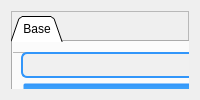
      <widget class="QWidget" name="page_estoque">
       <property name="sizePolicy">
        <sizepolicy hsizetype="Expanding" vsizetype="Expanding">
         <horstretch>0</horstretch>
         <verstretch>0</verstretch>
        </sizepolicy>
       </property>
       <layout class="QHBoxLayout" name="horizontalLayout_7">
        <item>
         <widget class="QFrame" name="frame_page_estoque">
          <property name="sizePolicy">
           <sizepolicy hsizetype="Expanding" vsizetype="Expanding">
            <horstretch>0</horstretch>
            <verstretch>0</verstretch>
           </sizepolicy>
          </property>
          <property name="frameShape">
           <enum>QFrame::StyledPanel</enum>
          </property>
          <property name="frameShadow">
           <enum>QFrame::Raised</enum>
          </property>
          <widget class="QTabWidget" name="tb_base">
           <property name="geometry">
            <rect>
             <x>0</x>
             <y>5</y>
             <width>1321</width>
             <height>911</height>
            </rect>
           </property>
           <property name="sizePolicy">
            <sizepolicy hsizetype="Expanding" vsizetype="Expanding">
             <horstretch>0</horstretch>
             <verstretch>0</verstretch>
            </sizepolicy>
           </property>
           <property name="tabShape">
            <enum>QTabWidget::Triangular</enum>
           </property>
           <property name="currentIndex">
            <number>0</number>
           </property>
           <widget class="QWidget" name="tabela_base">
            <property name="sizePolicy">
             <sizepolicy hsizetype="Expanding" vsizetype="Expanding">
              <horstretch>0</horstretch>
              <verstretch>0</verstretch>
             </sizepolicy>
            </property>
            <attribute name="title">
             <string>Base</string>
            </attribute>
            <widget class="QFrame" name="frame_table_estoque">
             <property name="geometry">
              <rect>
               <x>9</x>
               <y>139</y>
               <width>1471</width>
               <height>311</height>
              </rect>
             </property>
             <property name="frameShape">
              <enum>QFrame::StyledPanel</enum>
             </property>
             <property name="frameShadow">
              <enum>QFrame::Raised</enum>
             </property>
             <widget class="QTableWidget" name="table_base">
              <property name="geometry">
               <rect>
                <x>0</x>
                <y>20</y>
                <width>1301</width>
                <height>291</height>
               </rect>
              </property>
              <column>
               <property name="text">
                <string>Produto</string>
               </property>
              </column>
              <column>
               <property name="text">
                <string>Quantidade</string>
               </property>
              </column>
              <column>
               <property name="text">
                <string>Valor do Produto</string>
               </property>
              </column>
              <column>
               <property name="text">
                <string>Desconto</string>
               </property>
              </column>
              <column>
               <property name="text">
                <string>Data da Compra</string>
               </property>
              </column>
              <column>
               <property name="text">
                <string>Código do Item</string>
               </property>
              </column>
              <column>
               <property name="text">
                <string>Cliente</string>
               </property>
              </column>
              <column>
               <property name="text">
                <string>Descrição do Produto</string>
               </property>
              </column>
              <column>
               <property name="text">
                <string>Usuário</string>
               </property>
              </column>
             </widget>
            </widget>
            <widget class="QFrame" name="frame_table_saida">
             <property name="geometry">
              <rect>
               <x>10</x>
               <y>550</y>
               <width>1451</width>
               <height>331</height>
              </rect>
             </property>
             <property name="frameShape">
              <enum>QFrame::StyledPanel</enum>
             </property>
             <property name="frameShadow">
              <enum>QFrame::Raised</enum>
             </property>
             <widget class="QTableWidget" name="table_saida">
              <property name="geometry">
               <rect>
                <x>0</x>
                <y>50</y>
                <width>1301</width>
                <height>281</height>
               </rect>
              </property>
              <column>
               <property name="text">
                <string>Produto</string>
               </property>
              </column>
              <column>
               <property name="text">
                <string>Quantidade</string>
               </property>
              </column>
              <column>
               <property name="text">
                <string>Valor do Produto</string>
               </property>
              </column>
              <column>
               <property name="text">
                <string>Desconto</string>
               </property>
              </column>
              <column>
               <property name="text">
                <string>Data de Saída</string>
               </property>
              </column>
              <column>
               <property name="text">
                <string>Data da Criação </string>
               </property>
              </column>
              <column>
               <property name="text">
                <string>Código do Produto</string>
               </property>
              </column>
              <column>
               <property name="text">
                <string>Cliente</string>
               </property>
              </column>
              <column>
               <property name="text">
                <string>Descrição do Produto</string>
               </property>
              </column>
              <column>
               <property name="text">
                <string>Usuário</string>
               </property>
              </column>
             </widget>
             <widget class="QPushButton" name="btn_salvar_tables">
              <property name="geometry">
               <rect>
                <x>110</x>
                <y>10</y>
                <width>21</width>
                <height>23</height>
               </rect>
              </property>
              <property name="text">
               <string/>
              </property>
              <property name="icon">
               <iconset>
                <normaloff>../../Downloads/disquete.png</normaloff>../../Downloads/disquete.png</iconset>
              </property>
              <property name="iconSize">
               <size>
                <width>16</width>
                <height>16</height>
               </size>
              </property>
             </widget>
            </widget>
            <widget class="QLabel" name="label_saida">
             <property name="geometry">
              <rect>
               <x>10</x>
               <y>540</y>
               <width>101</width>
               <height>51</height>
              </rect>
             </property>
             <property name="styleSheet">
              <string notr="true">QLabel {
    color: white;
    text-align: center; /* Centraliza o texto horizontalmente */
    vertical-align: middle; /* Centraliza o texto verticalmente */
	border: 3px solid white;
}

</string>
             </property>
             <property name="text">
              <string>&lt;html&gt;&lt;head/&gt;&lt;body&gt;&lt;p&gt;&lt;span style=&quot; font-size:18pt; font-weight:600; font-style:italic;&quot;&gt;SAÍDA&lt;/span&gt;&lt;/p&gt;&lt;/body&gt;&lt;/html&gt;</string>
             </property>
            </widget>
            <widget class="QFrame" name="frame_do_meio">
             <property name="geometry">
              <rect>
               <x>10</x>
               <y>450</y>
               <width>1381</width>
               <height>91</height>
              </rect>
             </property>
             <property name="frameShape">
              <enum>QFrame::StyledPanel</enum>
             </property>
             <property name="frameShadow">
              <enum>QFrame::Raised</enum>
             </property>
             <widget class="QPushButton" name="btn_gerar_estorno">
              <property name="geometry">
               <rect>
                <x>30</x>
                <y>40</y>
                <width>161</width>
                <height>28</height>
               </rect>
              </property>
              <property name="font">
               <font>
                <pointsize>-1</pointsize>
               </font>
              </property>
              <property name="styleSheet">
               <string notr="true">QPushButton {
    color: rgb(255, 255, 255);
    border-radius: 3px;
    font-size: 16px;
    background: qlineargradient(x1:0, y1:0, x2:0, y2:1, stop:0 rgb(50, 150, 250), stop:1 rgb(100, 200, 255)); /* Gradiente de azul claro para azul mais claro */
    border: 3px solid transparent;
}

QPushButton:hover {
    background: qlineargradient(x1:0, y1:0, x2:0, y2:1, stop:0 rgb(100, 180, 255), stop:1 rgb(150, 220, 255)); /* Gradiente de azul mais claro para azul ainda mais claro */
    color: black;
}
</string>
              </property>
              <property name="text">
               <string>Gerar Estorno</string>
              </property>
             </widget>
             <widget class="QPushButton" name="btn_importar">
              <property name="geometry">
               <rect>
                <x>500</x>
                <y>40</y>
                <width>161</width>
                <height>28</height>
               </rect>
              </property>
              <property name="font">
               <font>
                <pointsize>-1</pointsize>
               </font>
              </property>
              <property name="styleSheet">
               <string notr="true">QPushButton {
    color: rgb(255, 255, 255);
    border-radius: 3px;
    font-size: 16px;
    background: qlineargradient(x1:0, y1:0, x2:0, y2:1, stop:0 rgb(50, 150, 250), stop:1 rgb(100, 200, 255)); /* Gradiente de azul claro para azul mais claro */
    border: 3px solid transparent;
}

QPushButton:hover {
    background: qlineargradient(x1:0, y1:0, x2:0, y2:1, stop:0 rgb(100, 180, 255), stop:1 rgb(150, 220, 255)); /* Gradiente de azul mais claro para azul ainda mais claro */
    color: black;
}
</string>
              </property>
              <property name="text">
               <string>Importar</string>
              </property>
             </widget>
             <widget class="QPushButton" name="btn_gerar_saida">
              <property name="geometry">
               <rect>
                <x>1020</x>
                <y>40</y>
                <width>161</width>
                <height>28</height>
               </rect>
              </property>
              <property name="font">
               <font>
                <pointsize>-1</pointsize>
               </font>
              </property>
              <property name="styleSheet">
               <string notr="true">QPushButton {
    color: rgb(255, 255, 255);
    border-radius: 3px;
    font-size: 16px;
    background: qlineargradient(x1:0, y1:0, x2:0, y2:1, stop:0 rgb(50, 150, 250), stop:1 rgb(100, 200, 255)); /* Gradiente de azul claro para azul mais claro */
    border: 3px solid transparent;
}

QPushButton:hover {
    background: qlineargradient(x1:0, y1:0, x2:0, y2:1, stop:0 rgb(100, 180, 255), stop:1 rgb(150, 220, 255)); /* Gradiente de azul mais claro para azul ainda mais claro */
    color: black;
}
</string>
              </property>
              <property name="text">
               <string>Gerar Saída</string>
              </property>
             </widget>
            </widget>
            <widget class="QFrame" name="frame_botoes">
             <property name="geometry">
              <rect>
               <x>-1</x>
               <y>10</y>
               <width>1321</width>
               <height>141</height>
              </rect>
             </property>
             <property name="frameShape">
              <enum>QFrame::StyledPanel</enum>
             </property>
             <property name="frameShadow">
              <enum>QFrame::Raised</enum>
             </property>
             <widget class="QLabel" name="label_estoque">
              <property name="geometry">
               <rect>
                <x>10</x>
                <y>100</y>
                <width>141</width>
                <height>41</height>
               </rect>
              </property>
              <property name="styleSheet">
               <string notr="true">QLabel {
    color: white;
    text-align: center; /* Centraliza o texto horizontalmente */
    vertical-align: middle; /* Centraliza o texto verticalmente */
	border: 3px solid white;
}

</string>
              </property>
              <property name="text">
               <string>&lt;html&gt;&lt;head/&gt;&lt;body&gt;&lt;p&gt;&lt;span style=&quot; font-size:18pt; font-weight:600; font-style:italic;&quot;&gt;ESTOQUE&lt;/span&gt;&lt;/p&gt;&lt;/body&gt;&lt;/html&gt;</string>
              </property>
             </widget>
             <widget class="QLineEdit" name="line_excel">
              <property name="geometry">
               <rect>
                <x>9</x>
                <y>0</y>
                <width>1304</width>
                <height>26</height>
               </rect>
              </property>
              <property name="sizePolicy">
               <sizepolicy hsizetype="Expanding" vsizetype="Expanding">
                <horstretch>0</horstretch>
                <verstretch>0</verstretch>
               </sizepolicy>
              </property>
              <property name="styleSheet">
               <string notr="true">QLineEdit {
    background-color: rgb(240, 240, 240); /* Cor de fundo cinza claro */
    border: 2px solid rgb(50, 150, 250); /* Borda azul */
    border-radius: 6px; /* Cantos arredondados */
    padding: 3px; /* Espaçamento interno */
}
</string>
              </property>
              <property name="alignment">
               <set>Qt::AlignCenter</set>
              </property>
              <property name="readOnly">
               <bool>false</bool>
              </property>
              <property name="placeholderText">
               <string notr="true">Arquivo em excel aparecerá aqui</string>
              </property>
             </widget>
             <widget class="QProgressBar" name="progress_excel">
              <property name="geometry">
               <rect>
                <x>10</x>
                <y>60</y>
                <width>1301</width>
                <height>23</height>
               </rect>
              </property>
              <property name="sizePolicy">
               <sizepolicy hsizetype="Expanding" vsizetype="Expanding">
                <horstretch>0</horstretch>
                <verstretch>0</verstretch>
               </sizepolicy>
              </property>
              <property name="styleSheet">
               <string notr="true">QProgressBar {
    border: 1px solid gray;
    border-radius: 4px;
    background-color: white;  /* Define o fundo como branco */
}
</string>
              </property>
              <property name="value">
               <number>0</number>
              </property>
              <property name="alignment">
               <set>Qt::AlignCenter</set>
              </property>
              <property name="textVisible">
               <bool>true</bool>
              </property>
              <property name="orientation">
               <enum>Qt::Horizontal</enum>
              </property>
              <property name="textDirection">
               <enum>QProgressBar::TopToBottom</enum>
              </property>
              <property name="format">
               <string notr="true">%p%</string>
              </property>
             </widget>
             <widget class="QPushButton" name="btn_abrir_planilha">
              <property name="geometry">
               <rect>
                <x>10</x>
                <y>30</y>
                <width>1301</width>
                <height>25</height>
               </rect>
              </property>
              <property name="sizePolicy">
               <sizepolicy hsizetype="Expanding" vsizetype="Expanding">
                <horstretch>0</horstretch>
                <verstretch>0</verstretch>
               </sizepolicy>
              </property>
              <property name="styleSheet">
               <string notr="true">QPushButton {
    color: rgb(255, 255, 255);
    border-radius: 3px;
    font-size: 16px;
    background: qlineargradient(x1:0, y1:0, x2:0, y2:1, stop:0 rgb(50, 150, 250), stop:1 rgb(100, 200, 255)); /* Gradiente de azul claro para azul mais claro */
    border: 3px solid transparent;
}

QPushButton:hover {
    background: qlineargradient(x1:0, y1:0, x2:0, y2:1, stop:0 rgb(100, 180, 255), stop:1 rgb(150, 220, 255)); /* Gradiente de azul mais claro para azul ainda mais claro */
    color: black;
}
</string>
              </property>
              <property name="text">
               <string>Abrir Planilha</string>
              </property>
             </widget>
            </widget>
           </widget>
          </widget>
          <widget class="QPushButton" name="btn_atualizar_estoque">
           <property name="geometry">
            <rect>
             <x>1327</x>
             <y>130</y>
             <width>161</width>
             <height>28</height>
            </rect>
           </property>
           <property name="font">
            <font>
             <pointsize>-1</pointsize>
            </font>
           </property>
           <property name="styleSheet">
            <string notr="true">QPushButton {
    color: rgb(255, 255, 255);
    border-radius: 3px;
    font-size: 16px;
    background: qlineargradient(x1:0, y1:0, x2:0, y2:1, stop:0 rgb(50, 150, 250), stop:1 rgb(100, 200, 255)); /* Gradiente de azul claro para azul mais claro */
    border: 3px solid transparent;
}

QPushButton:hover {
    background: qlineargradient(x1:0, y1:0, x2:0, y2:1, stop:0 rgb(100, 180, 255), stop:1 rgb(150, 220, 255)); /* Gradiente de azul mais claro para azul ainda mais claro */
    color: black;
}
</string>
           </property>
           <property name="text">
            <string>Atualizar estoque</string>
           </property>
          </widget>
          <widget class="QPushButton" name="btn_historico">
           <property name="geometry">
            <rect>
             <x>1327</x>
             <y>170</y>
             <width>161</width>
             <height>28</height>
            </rect>
           </property>
           <property name="font">
            <font>
             <pointsize>-1</pointsize>
            </font>
           </property>
           <property name="styleSheet">
            <string notr="true">QPushButton {
    color: rgb(255, 255, 255);
    border-radius: 3px;
    font-size: 16px;
    background: qlineargradient(x1:0, y1:0, x2:0, y2:1, stop:0 rgb(50, 150, 250), stop:1 rgb(100, 200, 255)); /* Gradiente de azul claro para azul mais claro */
    border: 3px solid transparent;
}

QPushButton:hover {
    background: qlineargradient(x1:0, y1:0, x2:0, y2:1, stop:0 rgb(100, 180, 255), stop:1 rgb(150, 220, 255)); /* Gradiente de azul mais claro para azul ainda mais claro */
    color: black;
}
</string>
           </property>
           <property name="text">
            <string>Histórico</string>
           </property>
          </widget>
          <widget class="QPushButton" name="btn_atualizar_saida">
           <property name="geometry">
            <rect>
             <x>1327</x>
             <y>210</y>
             <width>161</width>
             <height>28</height>
            </rect>
           </property>
           <property name="font">
            <font>
             <pointsize>-1</pointsize>
            </font>
           </property>
           <property name="styleSheet">
            <string notr="true">QPushButton {
    color: rgb(255, 255, 255);
    border-radius: 3px;
    font-size: 16px;
    background: qlineargradient(x1:0, y1:0, x2:0, y2:1, stop:0 rgb(50, 150, 250), stop:1 rgb(100, 200, 255)); /* Gradiente de azul claro para azul mais claro */
    border: 3px solid transparent;
}

QPushButton:hover {
    background: qlineargradient(x1:0, y1:0, x2:0, y2:1, stop:0 rgb(100, 180, 255), stop:1 rgb(150, 220, 255)); /* Gradiente de azul mais claro para azul ainda mais claro */
    color: black;
}
</string>
           </property>
           <property name="text">
            <string>Atualizar saída</string>
           </property>
          </widget>
          <widget class="QPushButton" name="btn_novo_produto">
           <property name="geometry">
            <rect>
             <x>1327</x>
             <y>250</y>
             <width>161</width>
             <height>28</height>
            </rect>
           </property>
           <property name="font">
            <font>
             <pointsize>-1</pointsize>
            </font>
           </property>
           <property name="styleSheet">
            <string notr="true">QPushButton {
    color: rgb(255, 255, 255);
    border-radius: 3px;
    font-size: 16px;
    background: qlineargradient(x1:0, y1:0, x2:0, y2:1, stop:0 rgb(50, 150, 250), stop:1 rgb(100, 200, 255)); /* Gradiente de azul claro para azul mais claro */
    border: 3px solid transparent;
}

QPushButton:hover {
    background: qlineargradient(x1:0, y1:0, x2:0, y2:1, stop:0 rgb(100, 180, 255), stop:1 rgb(150, 220, 255)); /* Gradiente de azul mais claro para azul ainda mais claro */
    color: black;
}
</string>
           </property>
           <property name="text">
            <string>Novo produto</string>
           </property>
          </widget>
          <widget class="QPushButton" name="btn_gerar_pdf">
           <property name="geometry">
            <rect>
             <x>1328</x>
             <y>290</y>
             <width>161</width>
             <height>28</height>
            </rect>
           </property>
           <property name="font">
            <font>
             <pointsize>-1</pointsize>
            </font>
           </property>
           <property name="styleSheet">
            <string notr="true">QPushButton {
    color: rgb(255, 255, 255);
    border-radius: 3px;
    font-size: 16px;
    background: qlineargradient(x1:0, y1:0, x2:0, y2:1, stop:0 rgb(50, 150, 250), stop:1 rgb(100, 200, 255)); /* Gradiente de azul claro para azul mais claro */
    border: 3px solid transparent;
}

QPushButton:hover {
    background: qlineargradient(x1:0, y1:0, x2:0, y2:1, stop:0 rgb(100, 180, 255), stop:1 rgb(150, 220, 255)); /* Gradiente de azul mais claro para azul ainda mais claro */
    color: black;
}
</string>
           </property>
           <property name="text">
            <string>Gerar PDF</string>
           </property>
          </widget>
          <widget class="QPushButton" name="btn_limpar_tabelas">
           <property name="geometry">
            <rect>
             <x>1330</x>
             <y>330</y>
             <width>161</width>
             <height>28</height>
            </rect>
           </property>
           <property name="font">
            <font>
             <pointsize>-1</pointsize>
            </font>
           </property>
           <property name="styleSheet">
            <string notr="true">QPushButton {
    color: rgb(255, 255, 255);
    border-radius: 3px;
    font-size: 16px;
    background: qlineargradient(x1:0, y1:0, x2:0, y2:1, stop:0 rgb(50, 150, 250), stop:1 rgb(100, 200, 255)); /* Gradiente de azul claro para azul mais claro */
    border: 3px solid transparent;
}

QPushButton:hover {
    background: qlineargradient(x1:0, y1:0, x2:0, y2:1, stop:0 rgb(100, 180, 255), stop:1 rgb(150, 220, 255)); /* Gradiente de azul mais claro para azul ainda mais claro */
    color: black;
}
</string>
           </property>
           <property name="text">
            <string>Limpar tabelas</string>
           </property>
          </widget>
          <widget class="QPushButton" name="btn_incluir_no_sistema">
           <property name="geometry">
            <rect>
             <x>1330</x>
             <y>370</y>
             <width>161</width>
             <height>28</height>
            </rect>
           </property>
           <property name="sizePolicy">
            <sizepolicy hsizetype="Preferred" vsizetype="Preferred">
             <horstretch>0</horstretch>
             <verstretch>0</verstretch>
            </sizepolicy>
           </property>
           <property name="font">
            <font>
             <pointsize>-1</pointsize>
            </font>
           </property>
           <property name="styleSheet">
            <string notr="true">QPushButton {
    color: rgb(255, 255, 255);
    border-radius: 3px;
    font-size: 13px;
    background: qlineargradient(x1:0, y1:0, x2:0, y2:1, stop:0 rgb(50, 150, 250), stop:1 rgb(100, 200, 255)); /* Gradiente de azul claro para azul mais claro */
    border: 3px solid transparent;
}

QPushButton:hover {
    background: qlineargradient(x1:0, y1:0, x2:0, y2:1, stop:0 rgb(100, 180, 255), stop:1 rgb(150, 220, 255)); /* Gradiente de azul mais claro para azul ainda mais claro */
    color: black;
}
</string>
           </property>
           <property name="text">
            <string>Incluir produto no sistema</string>
           </property>
          </widget>
         </widget>
        </item>
       </layout>
      </widget>
